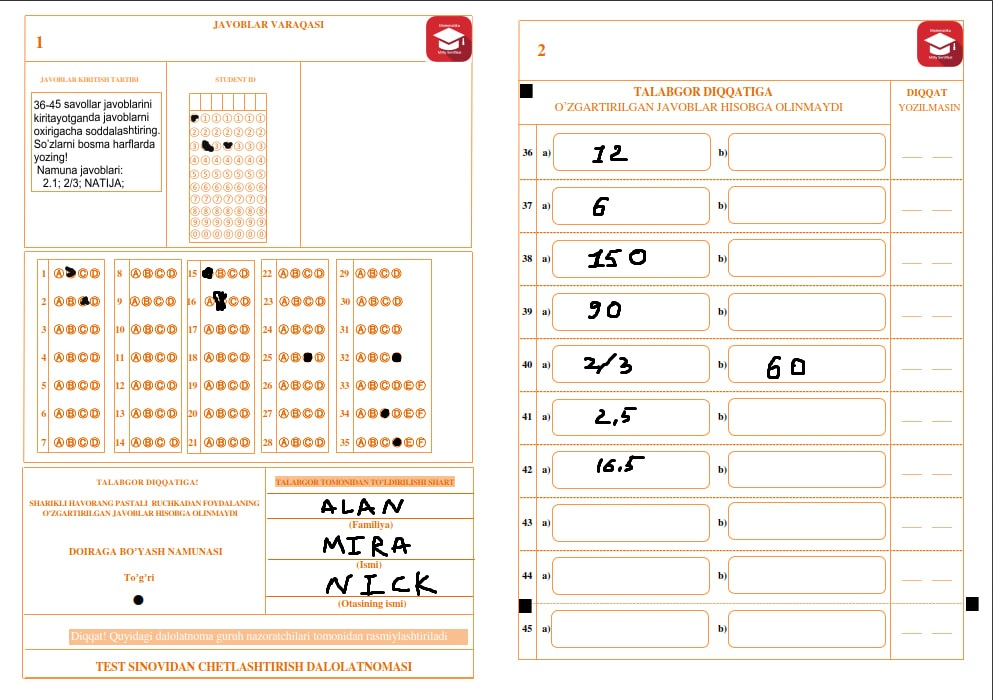
#> input picture answers.jpg, 993 x 700 px
$ python -i bubble.py   (imports and definitions only)
#> lines starting #> are read from the running program, lines starting #| are printed output that depends on the picture
#> further down, picture is the input picture: shape (700, 993, 3); mean B, G, R 236.1, 242.2, 247.5
import cv2
import numpy as np


class AnswerSheetGrader:
    def __init__(self, width=700, height=700):
        self.width = width
        self.height = height
        self.student_answers = []
        self.min_threshold = 50  # Adjusted threshold for individual boxes

    # [63 lines left out: functions get_box_answer, process_section, not called in this run]

    def grade_test(self, img):
        try:
            img = cv2.resize(img, (self.width, self.height))
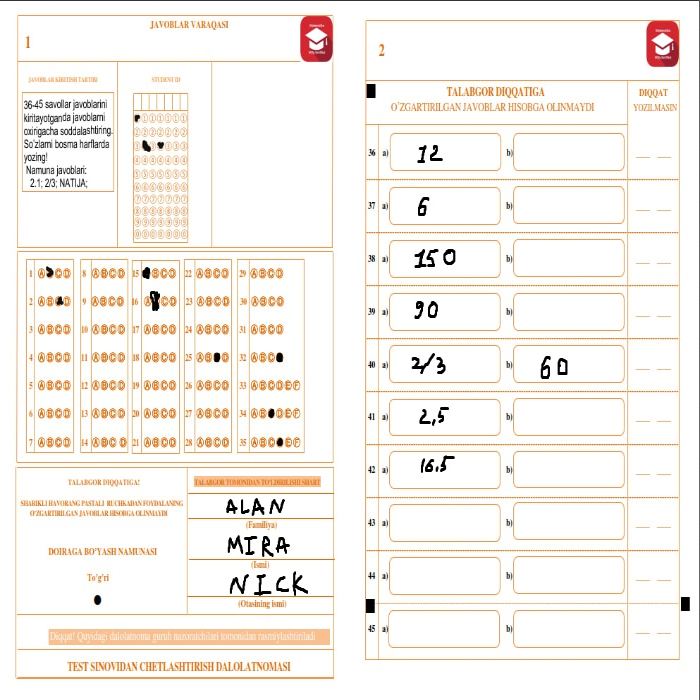
#> img: shape (700, 700, 3); mean of channels 0, 1, 2 236, 242.1, 247.4; drawn as B, G, R
            img_gray = cv2.cvtColor(img, cv2.COLOR_BGR2GRAY)
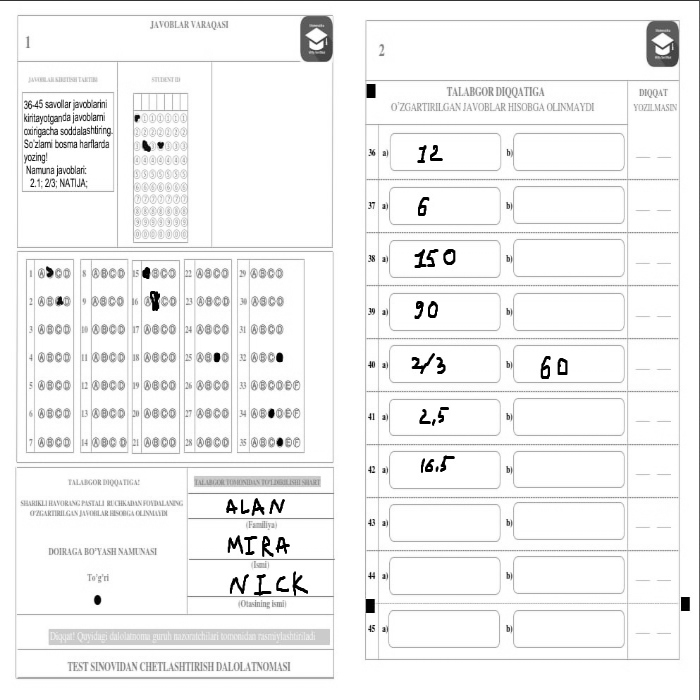
#> img_gray: shape (700, 700); min 0, max 255, mean 243
            img_blur = cv2.GaussianBlur(img_gray, (5, 5), 1)

            self.student_answers = []

            # Process each section
            for section in self.sections:
                section_answers = self.process_section(section, img_blur)
                self.student_answers.append(section_answers)
#> after the loop, self.student_answers = []

            return self.student_answers

        except Exception as e:
            return []

>>> import cv2
>>> picture = cv2.imread('answers.jpg')
>>> result = AnswerSheetGrader().grade_test(picture)
#> result = []
